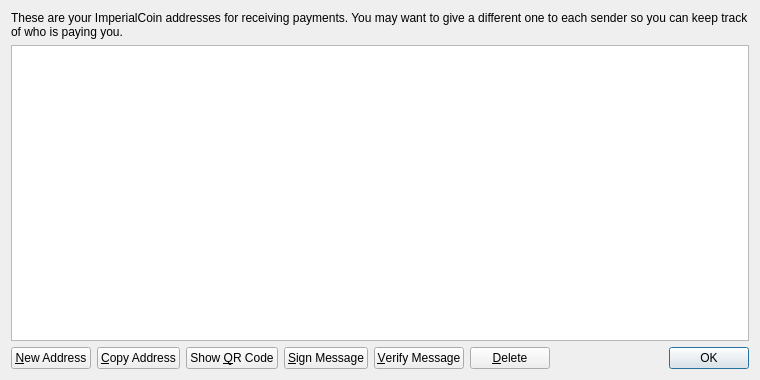
<?xml version="1.0" encoding="UTF-8"?>
<ui version="4.0">
 <class>AddressBookPage</class>
 <widget class="QWidget" name="AddressBookPage">
  <property name="geometry">
   <rect>
    <x>0</x>
    <y>0</y>
    <width>760</width>
    <height>380</height>
   </rect>
  </property>
  <property name="windowTitle">
   <string>Address Book</string>
  </property>
  <layout class="QVBoxLayout" name="verticalLayout">
   <item>
    <widget class="QLabel" name="labelExplanation">
     <property name="text">
      <string>These are your ImperialCoin addresses for receiving payments. You may want to give a different one to each sender so you can keep track of who is paying you.</string>
     </property>
     <property name="textFormat">
      <enum>Qt::PlainText</enum>
     </property>
     <property name="wordWrap">
      <bool>true</bool>
     </property>
    </widget>
   </item>
   <item>
    <widget class="QTableView" name="tableView">
     <property name="contextMenuPolicy">
      <enum>Qt::CustomContextMenu</enum>
     </property>
     <property name="toolTip">
      <string>Double-click to edit address or label</string>
     </property>
     <property name="tabKeyNavigation">
      <bool>false</bool>
     </property>
     <property name="alternatingRowColors">
      <bool>true</bool>
     </property>
     <property name="selectionMode">
      <enum>QAbstractItemView::SingleSelection</enum>
     </property>
     <property name="selectionBehavior">
      <enum>QAbstractItemView::SelectRows</enum>
     </property>
     <property name="sortingEnabled">
      <bool>true</bool>
     </property>
     <attribute name="verticalHeaderVisible">
      <bool>false</bool>
     </attribute>
    </widget>
   </item>
   <item>
    <layout class="QHBoxLayout" name="horizontalLayout">
     <item>
      <widget class="QPushButton" name="newAddressButton">
       <property name="toolTip">
        <string>Create a new address</string>
       </property>
       <property name="text">
        <string>&amp;New Address</string>
       </property>
       <property name="icon">
        <iconset resource="../bitcoin.qrc">
         <normaloff>:/icons/add</normaloff>:/icons/add</iconset>
       </property>
      </widget>
     </item>
     <item>
      <widget class="QPushButton" name="copyToClipboard">
       <property name="toolTip">
        <string>Copy the currently selected address to the system clipboard</string>
       </property>
       <property name="text">
        <string>&amp;Copy Address</string>
       </property>
       <property name="icon">
        <iconset resource="../bitcoin.qrc">
         <normaloff>:/icons/editcopy</normaloff>:/icons/editcopy</iconset>
       </property>
      </widget>
     </item>
     <item>
      <widget class="QPushButton" name="showQRCode">
       <property name="text">
        <string>Show &amp;QR Code</string>
       </property>
       <property name="icon">
        <iconset resource="../bitcoin.qrc">
         <normaloff>:/icons/qrcode</normaloff>:/icons/qrcode</iconset>
       </property>
      </widget>
     </item>
     <item>
      <widget class="QPushButton" name="signMessage">
       <property name="toolTip">
        <string>Sign a message to prove you own an Imperialcoin address</string>
       </property>
       <property name="text">
        <string>&amp;Sign Message</string>
       </property>
       <property name="icon">
        <iconset resource="../bitcoin.qrc">
         <normaloff>:/icons/edit</normaloff>:/icons/edit</iconset>
       </property>
      </widget>
     </item>
     <item>
      <widget class="QPushButton" name="verifyMessage">
       <property name="toolTip">
        <string>Verify a message to ensure it was signed with a specified Imperialcoin address</string>
       </property>
       <property name="text">
        <string>&amp;Verify Message</string>
       </property>
       <property name="icon">
        <iconset resource="../bitcoin.qrc">
         <normaloff>:/icons/transaction_0</normaloff>:/icons/transaction_0</iconset>
       </property>
      </widget>
     </item>
     <item>
      <widget class="QPushButton" name="deleteButton">
       <property name="toolTip">
        <string>Delete the currently selected address from the list. Only sending addresses can be deleted.</string>
       </property>
       <property name="text">
        <string>&amp;Delete</string>
       </property>
       <property name="icon">
        <iconset resource="../bitcoin.qrc">
         <normaloff>:/icons/remove</normaloff>:/icons/remove</iconset>
       </property>
      </widget>
     </item>
     <item>
      <spacer name="horizontalSpacer">
       <property name="orientation">
        <enum>Qt::Horizontal</enum>
       </property>
       <property name="sizeHint" stdset="0">
        <size>
         <width>40</width>
         <height>20</height>
        </size>
       </property>
      </spacer>
     </item>
     <item>
      <widget class="QDialogButtonBox" name="buttonBox">
       <property name="sizePolicy">
        <sizepolicy hsizetype="Maximum" vsizetype="Fixed">
         <horstretch>0</horstretch>
         <verstretch>0</verstretch>
        </sizepolicy>
       </property>
       <property name="standardButtons">
        <set>QDialogButtonBox::Ok</set>
       </property>
      </widget>
     </item>
    </layout>
   </item>
  </layout>
 </widget>
 <resources>
  <include location="../bitcoin.qrc"/>
 </resources>
 <connections/>
</ui>
